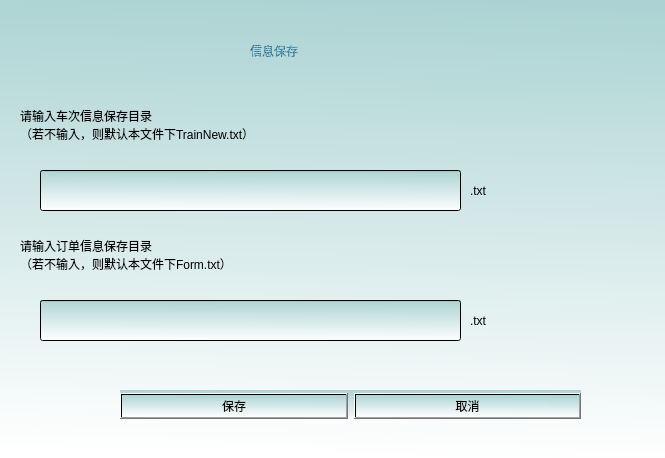
<?xml version="1.0" encoding="UTF-8"?>
<ui version="4.0">
 <class>saveClass</class>
 <widget class="QDialog" name="saveClass">
  <property name="geometry">
   <rect>
    <x>0</x>
    <y>0</y>
    <width>665</width>
    <height>458</height>
   </rect>
  </property>
  <property name="windowTitle">
   <string>Dialog</string>
  </property>
  <property name="styleSheet">
   <string notr="true">background-color: qlineargradient(spread:pad, x1:0.532, y1:0, x2:0.497199, y2:1, stop:0 rgba(172, 211, 211, 255), stop:1 rgba(255, 255, 255, 255));</string>
  </property>
  <widget class="QWidget" name="layoutWidget">
   <property name="geometry">
    <rect>
     <x>120</x>
     <y>390</y>
     <width>461</width>
     <height>33</height>
    </rect>
   </property>
   <layout class="QHBoxLayout">
    <property name="spacing">
     <number>6</number>
    </property>
    <property name="leftMargin">
     <number>0</number>
    </property>
    <property name="topMargin">
     <number>0</number>
    </property>
    <property name="rightMargin">
     <number>0</number>
    </property>
    <property name="bottomMargin">
     <number>0</number>
    </property>
    <item>
     <widget class="QPushButton" name="okButton">
      <property name="text">
       <string>保存</string>
      </property>
     </widget>
    </item>
    <item>
     <widget class="QPushButton" name="cancelButton">
      <property name="text">
       <string>取消</string>
      </property>
     </widget>
    </item>
   </layout>
  </widget>
  <widget class="QLabel" name="label">
   <property name="geometry">
    <rect>
     <x>250</x>
     <y>20</y>
     <width>201</width>
     <height>61</height>
    </rect>
   </property>
   <property name="styleSheet">
    <string notr="true">font: 30pt &quot;华文隶书&quot;;
color: qradialgradient(spread:repeat, cx:0.5, cy:0.5, radius:0.077, fx:0.5, fy:0.5, stop:0 rgba(0, 169, 255, 147), stop:0.497326 rgba(0, 0, 0, 147), stop:1 rgba(0, 169, 255, 147));
background-color: none;</string>
   </property>
   <property name="text">
    <string>信息保存</string>
   </property>
  </widget>
  <widget class="QLabel" name="label_5">
   <property name="geometry">
    <rect>
     <x>20</x>
     <y>90</y>
     <width>641</width>
     <height>71</height>
    </rect>
   </property>
   <property name="styleSheet">
    <string notr="true">font: 20pt &quot;华文新魏&quot;;
background-color: none</string>
   </property>
   <property name="text">
    <string>请输入车次信息保存目录&lt;br/&gt;（若不输入，则默认本文件下TrainNew.txt）</string>
   </property>
  </widget>
  <widget class="QLineEdit" name="lineEdit">
   <property name="geometry">
    <rect>
     <x>40</x>
     <y>170</y>
     <width>421</width>
     <height>41</height>
    </rect>
   </property>
  </widget>
  <widget class="QLabel" name="label_2">
   <property name="geometry">
    <rect>
     <x>470</x>
     <y>170</y>
     <width>91</width>
     <height>41</height>
    </rect>
   </property>
   <property name="styleSheet">
    <string notr="true">font: 20pt &quot;华文新魏&quot;;
background-color: none</string>
   </property>
   <property name="text">
    <string>.txt</string>
   </property>
  </widget>
  <widget class="QLabel" name="label_6">
   <property name="geometry">
    <rect>
     <x>20</x>
     <y>220</y>
     <width>641</width>
     <height>71</height>
    </rect>
   </property>
   <property name="styleSheet">
    <string notr="true">font: 20pt &quot;华文新魏&quot;;
background-color: none</string>
   </property>
   <property name="text">
    <string>&lt;html&gt;&lt;head/&gt;&lt;body&gt;&lt;p&gt;请输入订单信息保存目录&lt;br/&gt;（若不输入，则默认本文件下Form.txt）&lt;/p&gt;&lt;/body&gt;&lt;/html&gt;</string>
   </property>
  </widget>
  <widget class="QLineEdit" name="lineEdit_2">
   <property name="geometry">
    <rect>
     <x>40</x>
     <y>300</y>
     <width>421</width>
     <height>41</height>
    </rect>
   </property>
  </widget>
  <widget class="QLabel" name="label_3">
   <property name="geometry">
    <rect>
     <x>470</x>
     <y>300</y>
     <width>91</width>
     <height>41</height>
    </rect>
   </property>
   <property name="styleSheet">
    <string notr="true">font: 20pt &quot;华文新魏&quot;;
background-color: none</string>
   </property>
   <property name="text">
    <string>.txt</string>
   </property>
  </widget>
 </widget>
 <resources/>
 <connections>
  <connection>
   <sender>okButton</sender>
   <signal>clicked()</signal>
   <receiver>saveClass</receiver>
   <slot>accept()</slot>
   <hints>
    <hint type="sourcelabel">
     <x>278</x>
     <y>253</y>
    </hint>
    <hint type="destinationlabel">
     <x>96</x>
     <y>254</y>
    </hint>
   </hints>
  </connection>
  <connection>
   <sender>cancelButton</sender>
   <signal>clicked()</signal>
   <receiver>saveClass</receiver>
   <slot>reject()</slot>
   <hints>
    <hint type="sourcelabel">
     <x>369</x>
     <y>253</y>
    </hint>
    <hint type="destinationlabel">
     <x>179</x>
     <y>282</y>
    </hint>
   </hints>
  </connection>
 </connections>
</ui>
